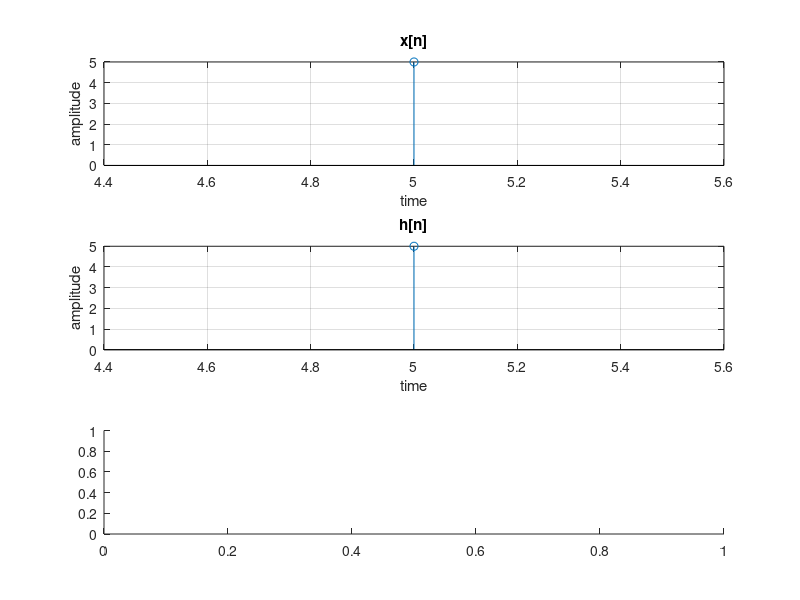

Source code (MATLAB): (Note: this script raises an error after producing the figure.)
clc;
clear;
close all;
x=input('enter the elements in x[n]:');
x_ind=input('enter the index of x[n]:');
h=input('enter the elements in h[n]:');
h_ind=input('enter the index of h[n]:');
hr=[];
h1=h;
h=h(:,end:-1:1);
for i=1:length(h)
h=[h(end) h(1:end-1)];
hr=[hr;h];
end
y=hr*x';
disp(y);
subplot(3,1,1);
stem(x_ind,x);
title('x[n]');
xlabel('time');
ylabel('amplitude');
grid;
subplot(3,1,2);
stem(h_ind,h1);
title('h[n]');
xlabel('time');
ylabel('amplitude');
grid;
subplot(3,1,3);
Ny=0:3;
stem(Ny,y);
title('Circular convolution output y[n]');
xlabel('time');
ylabel('amplitude');
grid;